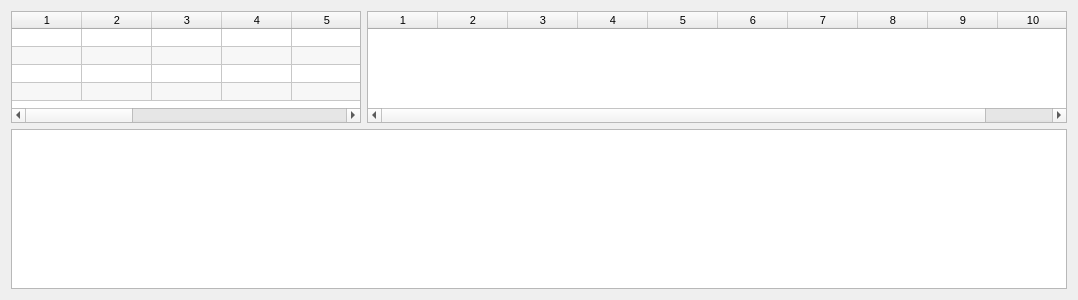
<?xml version="1.0" encoding="UTF-8"?>
<ui version="4.0">
 <class>GraphicsWidget</class>
 <widget class="QWidget" name="GraphicsWidget">
  <property name="geometry">
   <rect>
    <x>0</x>
    <y>0</y>
    <width>1074</width>
    <height>300</height>
   </rect>
  </property>
  <property name="windowTitle">
   <string>Form</string>
  </property>
  <layout class="QGridLayout" name="gridLayout">
   <item row="0" column="0">
    <widget class="QTableWidget" name="anchorTable">
     <property name="sizePolicy">
      <sizepolicy hsizetype="Minimum" vsizetype="Minimum">
       <horstretch>0</horstretch>
       <verstretch>0</verstretch>
      </sizepolicy>
     </property>
     <property name="minimumSize">
      <size>
       <width>0</width>
       <height>112</height>
      </size>
     </property>
     <property name="maximumSize">
      <size>
       <width>350</width>
       <height>16777215</height>
      </size>
     </property>
     <property name="font">
      <font>
       <pointsize>8</pointsize>
      </font>
     </property>
     <property name="sizeAdjustPolicy">
      <enum>QAbstractScrollArea::AdjustToContents</enum>
     </property>
     <property name="alternatingRowColors">
      <bool>true</bool>
     </property>
     <property name="rowCount">
      <number>4</number>
     </property>
     <property name="columnCount">
      <number>12</number>
     </property>
     <attribute name="horizontalHeaderDefaultSectionSize">
      <number>70</number>
     </attribute>
     <attribute name="horizontalHeaderMinimumSectionSize">
      <number>70</number>
     </attribute>
     <attribute name="horizontalHeaderStretchLastSection">
      <bool>false</bool>
     </attribute>
     <attribute name="verticalHeaderVisible">
      <bool>false</bool>
     </attribute>
     <attribute name="verticalHeaderDefaultSectionSize">
      <number>18</number>
     </attribute>
     <attribute name="verticalHeaderHighlightSections">
      <bool>true</bool>
     </attribute>
     <attribute name="verticalHeaderMinimumSectionSize">
      <number>18</number>
     </attribute>
     <row/>
     <row/>
     <row/>
     <row/>
     <column/>
     <column/>
     <column/>
     <column/>
     <column/>
     <column/>
     <column/>
     <column/>
     <column/>
     <column/>
     <column/>
     <column/>
    </widget>
   </item>
   <item row="1" column="0" colspan="2">
    <widget class="GraphicsView" name="graphicsView"/>
   </item>
   <item row="0" column="1">
    <widget class="QTableWidget" name="tagTable">
     <property name="sizePolicy">
      <sizepolicy hsizetype="Minimum" vsizetype="Minimum">
       <horstretch>0</horstretch>
       <verstretch>0</verstretch>
      </sizepolicy>
     </property>
     <property name="minimumSize">
      <size>
       <width>0</width>
       <height>71</height>
      </size>
     </property>
     <property name="maximumSize">
      <size>
       <width>700</width>
       <height>16777215</height>
      </size>
     </property>
     <property name="font">
      <font>
       <pointsize>8</pointsize>
      </font>
     </property>
     <property name="sizeAdjustPolicy">
      <enum>QAbstractScrollArea::AdjustToContents</enum>
     </property>
     <property name="alternatingRowColors">
      <bool>true</bool>
     </property>
     <property name="rowCount">
      <number>0</number>
     </property>
     <property name="columnCount">
      <number>10</number>
     </property>
     <attribute name="horizontalHeaderDefaultSectionSize">
      <number>70</number>
     </attribute>
     <attribute name="horizontalHeaderMinimumSectionSize">
      <number>70</number>
     </attribute>
     <attribute name="horizontalHeaderStretchLastSection">
      <bool>false</bool>
     </attribute>
     <attribute name="verticalHeaderDefaultSectionSize">
      <number>18</number>
     </attribute>
     <attribute name="verticalHeaderMinimumSectionSize">
      <number>18</number>
     </attribute>
     <column/>
     <column/>
     <column/>
     <column/>
     <column/>
     <column/>
     <column/>
     <column/>
     <column/>
     <column/>
    </widget>
   </item>
  </layout>
 </widget>
 <customwidgets>
  <customwidget>
   <class>GraphicsView</class>
   <extends>QGraphicsView</extends>
   <header>GraphicsView.h</header>
  </customwidget>
 </customwidgets>
 <resources/>
 <connections/>
</ui>
